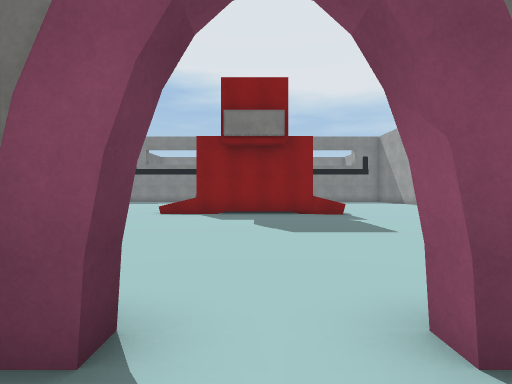
[1] (above)

24 first-person views from a walk through a scene from a Unity 3-D project. The camera is 1.5 m above the floor, looks level and sees 85° across. The floor is counted in squares, 2 m on a side. Each view is taken from the middle of a square. On the plan, view 1 faces up. The plan holds only what a view shows up to about 10 squares ahead; the rest is blank. The place goes on beyond the plan. Some surface patterns are stand-ins.

[2]
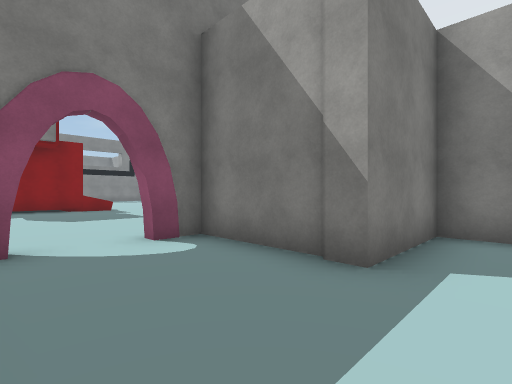

[3]
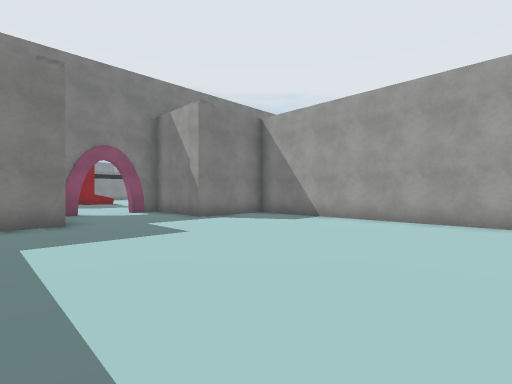

[4]
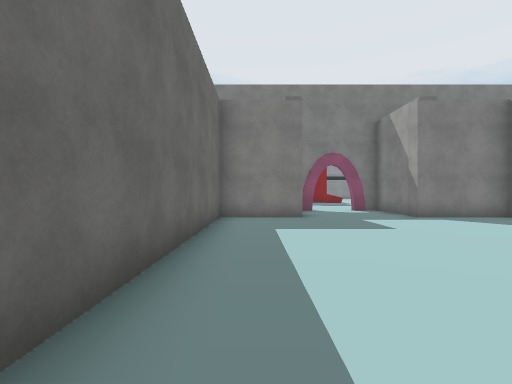

[5]
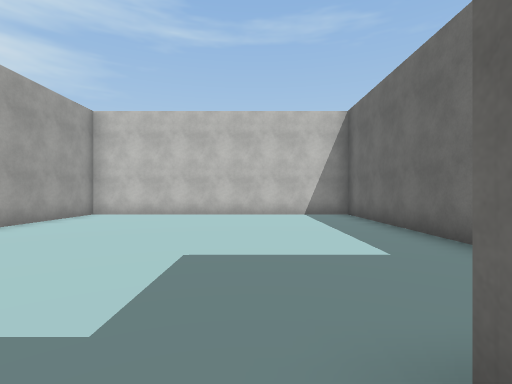

[6]
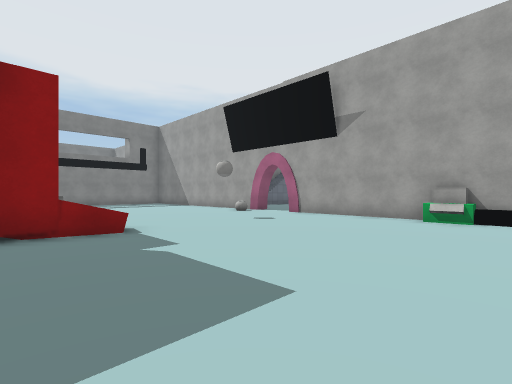

[7]
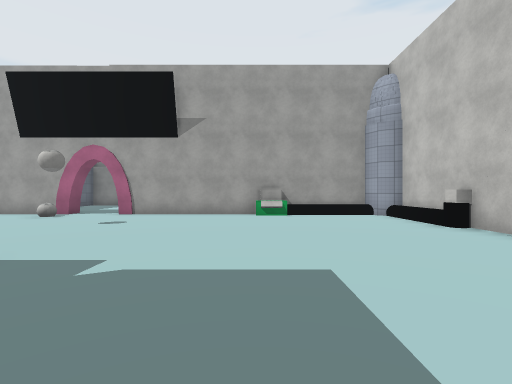

[8]
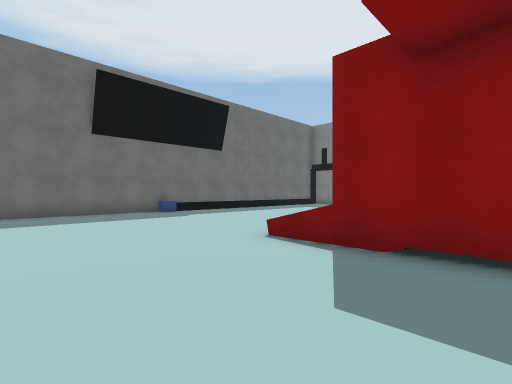

[9]
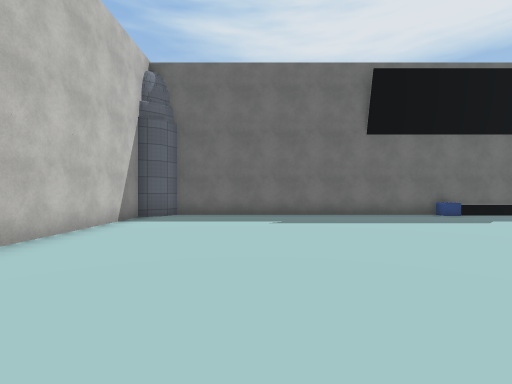

[10]
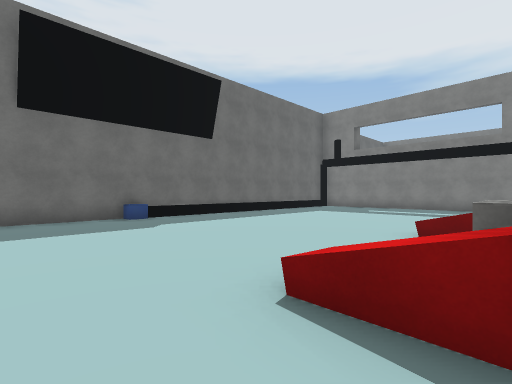

[11]
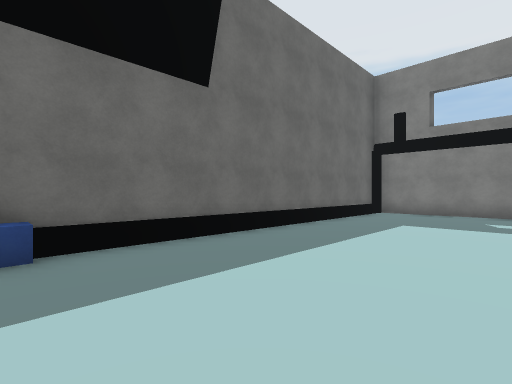

[12]
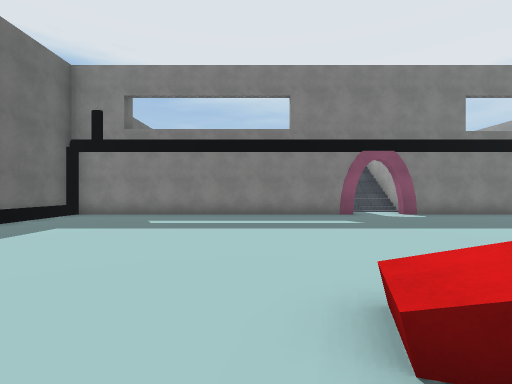

[13]
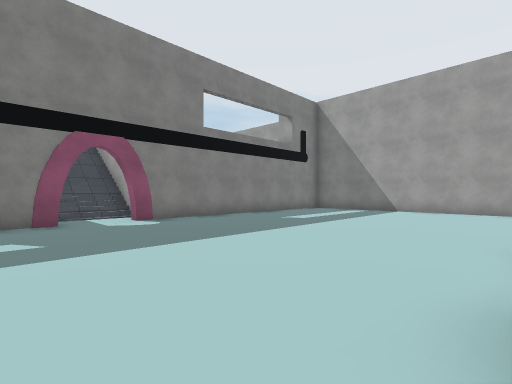

[14]
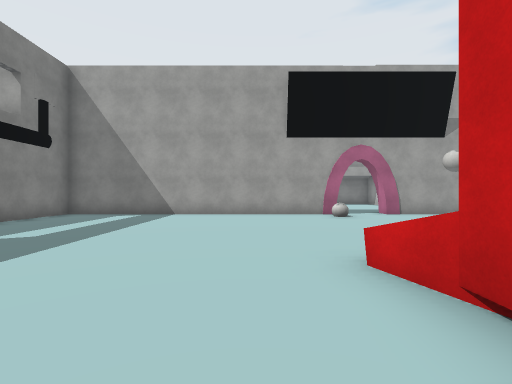

[15]
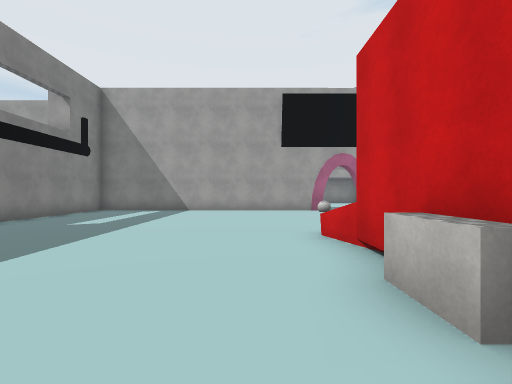

[16]
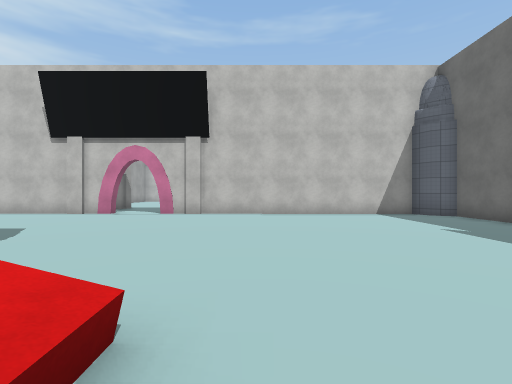

[17]
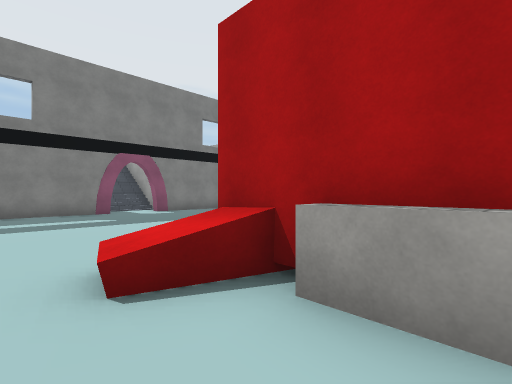

[18]
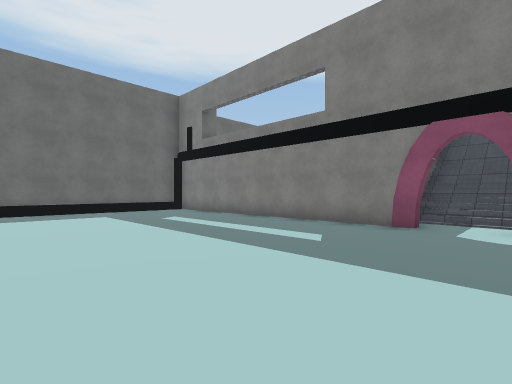

[19]
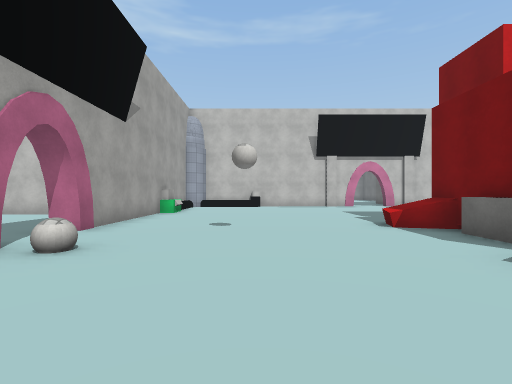

[20]
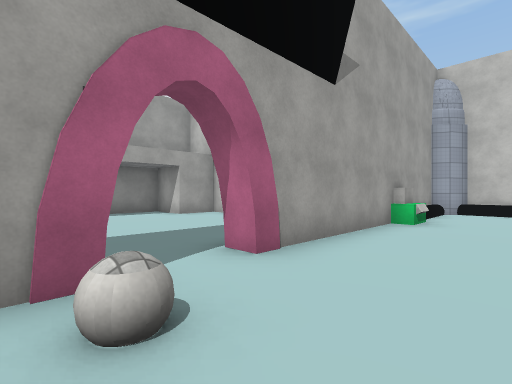

[21]
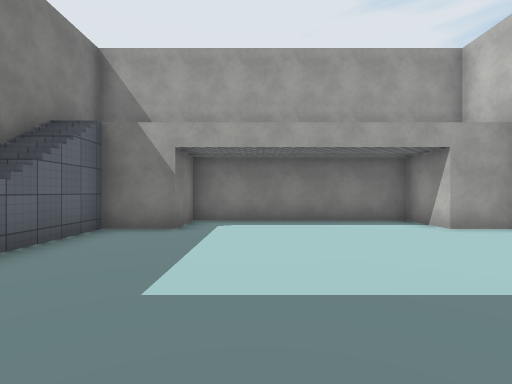

[22]
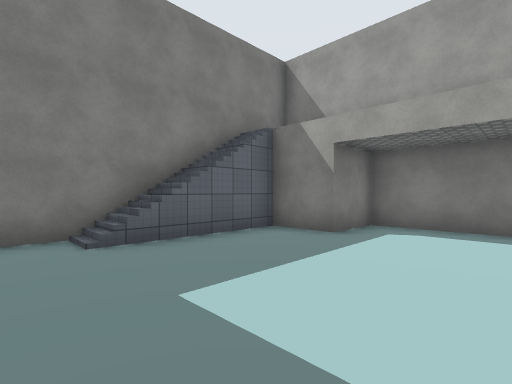

[23]
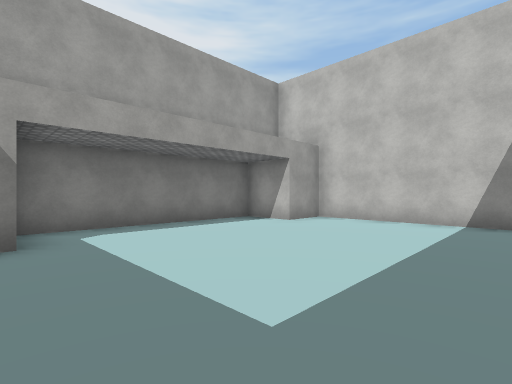

[24]
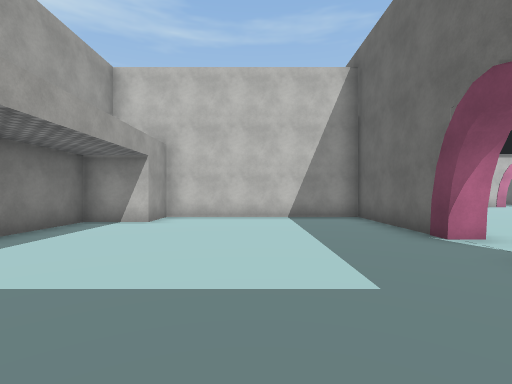

### Floor plan
Ten units are one square. View 1 is at (0, 0); x grows to the right and y downward. Boxes are objects, and circles mark ways between rooms. Rooms are numbered by the first view taken in them; rooms with no view inside come last. Other rooms are left out.
<svg viewBox="-110 -230 288 338">
<path fill="none" stroke="#000" d="M-16 18 -41 18 -41 103 44 103 44 18 18 18 18 -12 9 -12 9 -15M-7 -15 -7 -12 -11 -12M23 -120 23 -109M20 -116 20 -105M-20 -110 -20 -136M-24 -110 -24 -122M15 -96 -21 -96M-7 -218 -7 -214 -29 -214M31 -214 9 -214 9 -218M100 -123 94 -123 94 -214 84 -214M-84 -221 -84 -214 -100 -214 -100 -115M-102 -214 -102 -24 -96 -21 -93 -15 -7 -15M9 -15 86 -15 89 -21 94 -23 94 -107 99 -107M99 -107 99 -66 157 -66 157 -81 173 -81 173 -161 111 -161M156 -151 128 -151M155 -151 155 -161"/>
<rect x="-105" y="-115" width="10" height="10" fill="#bbb"><title>other object</title></rect>
<rect x="-95" y="-225" width="10" height="10" fill="#bbb"><title>other object</title></rect>
<rect x="-15" y="-105" width="10" height="10" fill="#bbb"><title>other object</title></rect>
<rect x="-15" y="-135" width="10" height="10" fill="#bbb"><title>other object</title></rect>
<rect x="-5" y="-145" width="10" height="10" fill="#bbb"><title>other object</title></rect>
<rect x="5" y="-135" width="30" height="10" fill="#bbb"><title>other object</title></rect>
<rect x="15" y="-105" width="20" height="10" fill="#bbb"><title>other object</title></rect>
<rect x="55" y="-25" width="10" height="10" fill="#bbb"><title>other object</title></rect>
<rect x="75" y="-225" width="10" height="10" fill="#bbb"><title>other object</title></rect>
<rect x="85" y="-55" width="10" height="10" fill="#bbb"><title>other object</title></rect>
<rect x="85" y="-65" width="10" height="10" fill="#bbb"><title>other object</title></rect>
<rect x="85" y="-125" width="10" height="10" fill="#bbb"><title>other object</title></rect>
<circle cx="0" cy="-10" r="3" fill="#2a7"/>
<circle cx="100" cy="-115" r="3" fill="#2a7"/>
<text x="0" y="50">1</text>
<text x="0" y="-150">2</text>
<text x="140" y="-110">3</text>
</svg>
Room 1 opens to room 2. Room 2 opens to room 3.

Where each view was taken, in squares from view 1:
view 1: 0 up, 0 right, facing up
view 2: 3 down, 1 left, facing up-right
view 3: 9 down, 3 left, facing up-right
view 4: 10 down, 3 left, facing up
view 5: 1 down, 1 left, facing down
view 6: 4 up, 1 right, facing up-right
view 7: 6 up, 0 right, facing right
view 8: 6 up, 0 right, facing up-left
view 9: 5 up, 1 left, facing left
view 10: 8 up, 2 left, facing up-left
view 11: 11 up, 6 left, facing up-left
view 12: 12 up, 4 left, facing up
view 13: 14 up, 2 left, facing up-right
view 14: 15 up, 0 right, facing right
view 15: 15 up, 2 left, facing right
view 16: 11 up, 4 left, facing down
view 17: 11 up, 4 left, facing up-right
view 18: 15 up, 1 right, facing up-left
view 19: 16 up, 6 right, facing down
view 20: 13 up, 7 right, facing down-right
view 21: 12 up, 10 right, facing right
view 22: 11 up, 11 right, facing up-right
view 23: 14 up, 11 right, facing down-right
view 24: 15 up, 13 right, facing down
